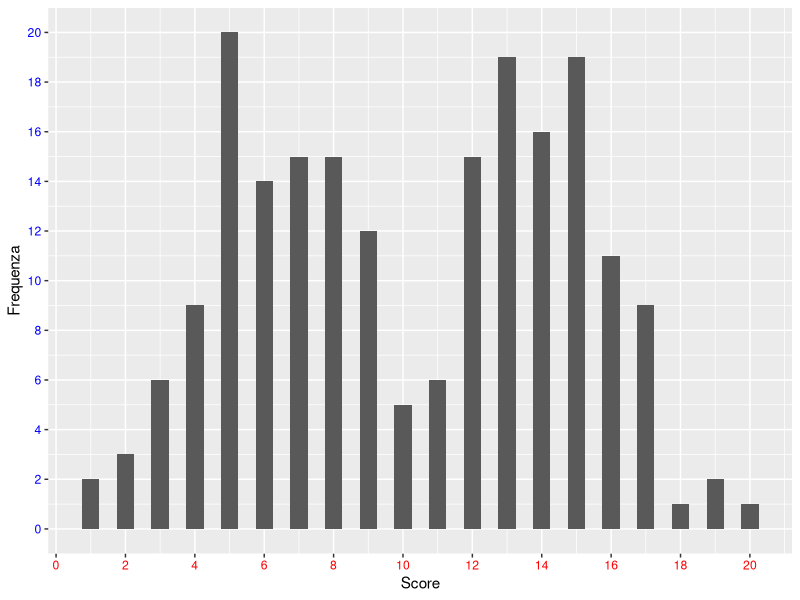

Recreate this plot in R.
# Importazione dataset in excell --------

setwd("C:/Users/franc/OneDrive - Università degli Studi di Padova/Università-PC-senzaMilza/Magistrale/Statistica multivariata")

library(readxl)
DOCwashing <- read_excel("Dataframe/DOCwashing.xlsx")

# Esercizio 1 - punto 1 --------

str(DOCwashing)

DOCwashing$ID <- as.factor(DOCwashing$ID)
DOCwashing$Gruppo <- as.factor(DOCwashing$Gruppo)
DOCwashing$Genere <- as.factor(DOCwashing$Genere)
DOCwashing$Tempo <- as.factor(DOCwashing$Tempo)

table(DOCwashing$Gruppo)/2 # /2 perchè ci sono due righe per ogni soggetto, per cui i soggetti effettivi sono la metà dato il sampling in due tempi diversi
table(DOCwashing$Genere)/2
table(DOCwashing$Tempo)

table(DOCwashing[DOCwashing$Tempo == 1 & DOCwashing$Gruppo == 1,]$Score)
table(DOCwashing[DOCwashing$Tempo == 1 & DOCwashing$Gruppo == 0,]$Score)


# Esercizio 1 - punto 2 -----

table(DOCwashing[DOCwashing$Tempo == 1, c(2,3)]) 
table(DOCwashing[, c(4,5)]) # versione meno complicata ->  table(DOCwashing$Tempo, DOCwashing$Score])
table(DOCwashing[DOCwashing$Gruppo == 1, c(4,5)])


# Esercizio 2 - punto 1 -------

library(ggplot2)
hist_s <- ggplot(DOCwashing, aes(x=Score)) + geom_histogram() #la distribuzione si mostra divisa in due pseudo normali appaiate, per cui bimodale

hist_s <- ggplot(DOCwashing, aes(x=Score)) + geom_histogram(binwidth=0.5)

hist_s <- hist_s + 
          theme(axis.text.x = element_text(color="red"),  # Cambia colore etichette asse x
                axis.text.y = element_text(color="blue")) +
          labs(x='Score', y='Frequenza')

hist_s <- hist_s +
          scale_x_continuous(breaks = seq(0, 20, by = 2)) + #cambio i ticks e la frequenza degli assi
          scale_y_continuous(breaks = seq(0, 20, by = 2))
          
hist_s



# Esercizio 2 - punto 2 ------
x <- DOCwashing[DOCwashing$Tempo == 1 & DOCwashing$Gruppo == 1,]

hist_s <- ggplot(DOCwashing[DOCwashing$Tempo == 1 & DOCwashing$Gruppo == 1,], aes(x=Score)) + geom_histogram(binwidth=0.5)

hist_0 <- ggplot(DOCwashing[DOCwashing$Tempo == 1 & DOCwashing$Gruppo == 1,], aes(x=Score)) + 
        geom_histogram(binwidth=0.5, fill="#98F5FF", color='black', linetype="dashed") +
        scale_x_continuous(breaks = seq(0, 20, by = 2)) + #cambio i ticks e la frequenza degli assi
        scale_y_continuous(breaks = seq(0, 20, by = 2)) +
        labs(x='Score', y='Frequenza') + 
        theme_minimal()

hist_1 <- ggplot(DOCwashing[DOCwashing$Tempo == 1 & DOCwashing$Gruppo == 0,], aes(x=Score)) + 
        geom_histogram(binwidth=0.5, fill="#98F5FF", color='black', linetype="dashed") +
        scale_x_continuous(breaks = seq(0, 20, by = 2)) + #cambio i ticks e la frequenza degli assi
        scale_y_continuous(breaks = seq(0, 20, by = 2)) +
        labs(x='Score', y='Frequenza') + 
        theme_minimal()
        
